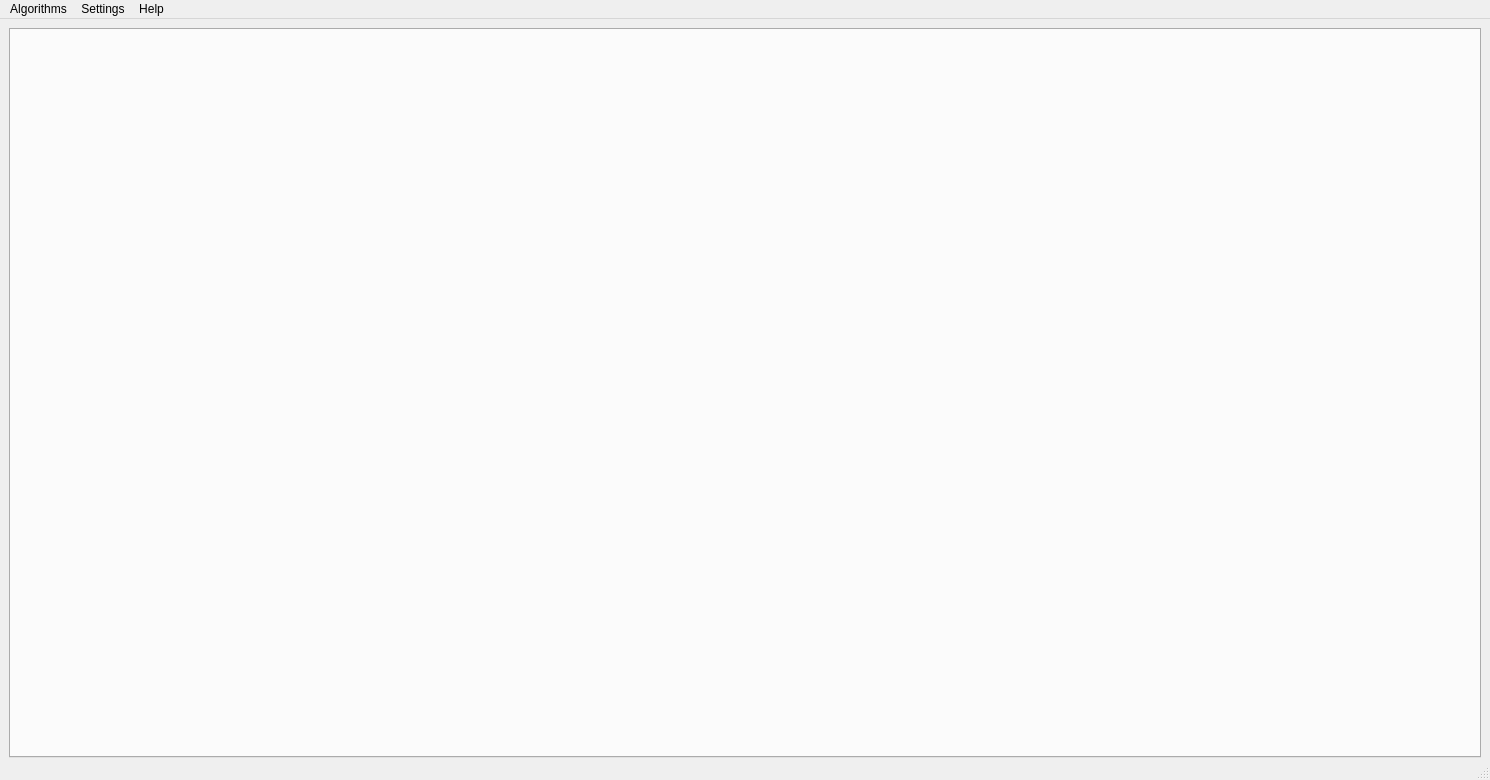
<?xml version="1.0" encoding="UTF-8"?>
<ui version="4.0">
 <class>MainWindow</class>
 <widget class="QMainWindow" name="MainWindow">
  <property name="geometry">
   <rect>
    <x>0</x>
    <y>0</y>
    <width>1490</width>
    <height>780</height>
   </rect>
  </property>
  <property name="windowTitle">
   <string>MainWindow</string>
  </property>
  <widget class="QWidget" name="centralwidget">
   <layout class="QHBoxLayout" name="horizontalLayout">
    <property name="topMargin">
     <number>9</number>
    </property>
    <property name="bottomMargin">
     <number>0</number>
    </property>
    <item>
     <layout class="QVBoxLayout" name="verticalLayout">
      <property name="spacing">
       <number>0</number>
      </property>
      <item>
       <widget class="QTabWidget" name="tabWidget">
        <property name="sizePolicy">
         <sizepolicy hsizetype="Preferred" vsizetype="Preferred">
          <horstretch>0</horstretch>
          <verstretch>0</verstretch>
         </sizepolicy>
        </property>
        <property name="tabShape">
         <enum>QTabWidget::TabShape::Rounded</enum>
        </property>
        <property name="currentIndex">
         <number>-1</number>
        </property>
       </widget>
      </item>
     </layout>
    </item>
   </layout>
  </widget>
  <widget class="QMenuBar" name="menubar">
   <property name="geometry">
    <rect>
     <x>0</x>
     <y>0</y>
     <width>1490</width>
     <height>33</height>
    </rect>
   </property>
   <widget class="QMenu" name="menuAlgorithms">
    <property name="title">
     <string>Algorithms</string>
    </property>
    <addaction name="actionMD5"/>
    <addaction name="actionSHA_1"/>
    <addaction name="actionSHA_256"/>
   </widget>
   <widget class="QMenu" name="menuSettings">
    <property name="title">
     <string>Settings</string>
    </property>
    <addaction name="actionLanguages"/>
    <addaction name="actionModes"/>
   </widget>
   <widget class="QMenu" name="menuHelp">
    <property name="title">
     <string>Help</string>
    </property>
    <addaction name="actionFuntions_of_keys"/>
    <addaction name="actionAbout_algorithms"/>
    <addaction name="actionAbout_authors"/>
   </widget>
   <addaction name="menuAlgorithms"/>
   <addaction name="menuSettings"/>
   <addaction name="menuHelp"/>
  </widget>
  <widget class="QStatusBar" name="statusbar"/>
  <action name="actionMD5">
   <property name="text">
    <string>MD5</string>
   </property>
   <property name="menuRole">
    <enum>QAction::MenuRole::NoRole</enum>
   </property>
  </action>
  <action name="actionSHA_1">
   <property name="text">
    <string>SHA-1</string>
   </property>
   <property name="menuRole">
    <enum>QAction::MenuRole::NoRole</enum>
   </property>
  </action>
  <action name="actionSHA_256">
   <property name="text">
    <string>SHA-256</string>
   </property>
   <property name="menuRole">
    <enum>QAction::MenuRole::NoRole</enum>
   </property>
  </action>
  <action name="actionLanguages">
   <property name="text">
    <string>Languages</string>
   </property>
   <property name="menuRole">
    <enum>QAction::MenuRole::NoRole</enum>
   </property>
  </action>
  <action name="actionFuntions_of_keys">
   <property name="text">
    <string>Funtions of keys</string>
   </property>
   <property name="menuRole">
    <enum>QAction::MenuRole::NoRole</enum>
   </property>
  </action>
  <action name="actionAbout_algorithms">
   <property name="text">
    <string>About algorithms</string>
   </property>
   <property name="menuRole">
    <enum>QAction::MenuRole::NoRole</enum>
   </property>
  </action>
  <action name="actionAbout_authors">
   <property name="text">
    <string>About authors</string>
   </property>
   <property name="menuRole">
    <enum>QAction::MenuRole::NoRole</enum>
   </property>
  </action>
  <action name="actionModes">
   <property name="text">
    <string>Modes</string>
   </property>
   <property name="menuRole">
    <enum>QAction::MenuRole::NoRole</enum>
   </property>
  </action>
 </widget>
 <resources/>
 <connections/>
</ui>
